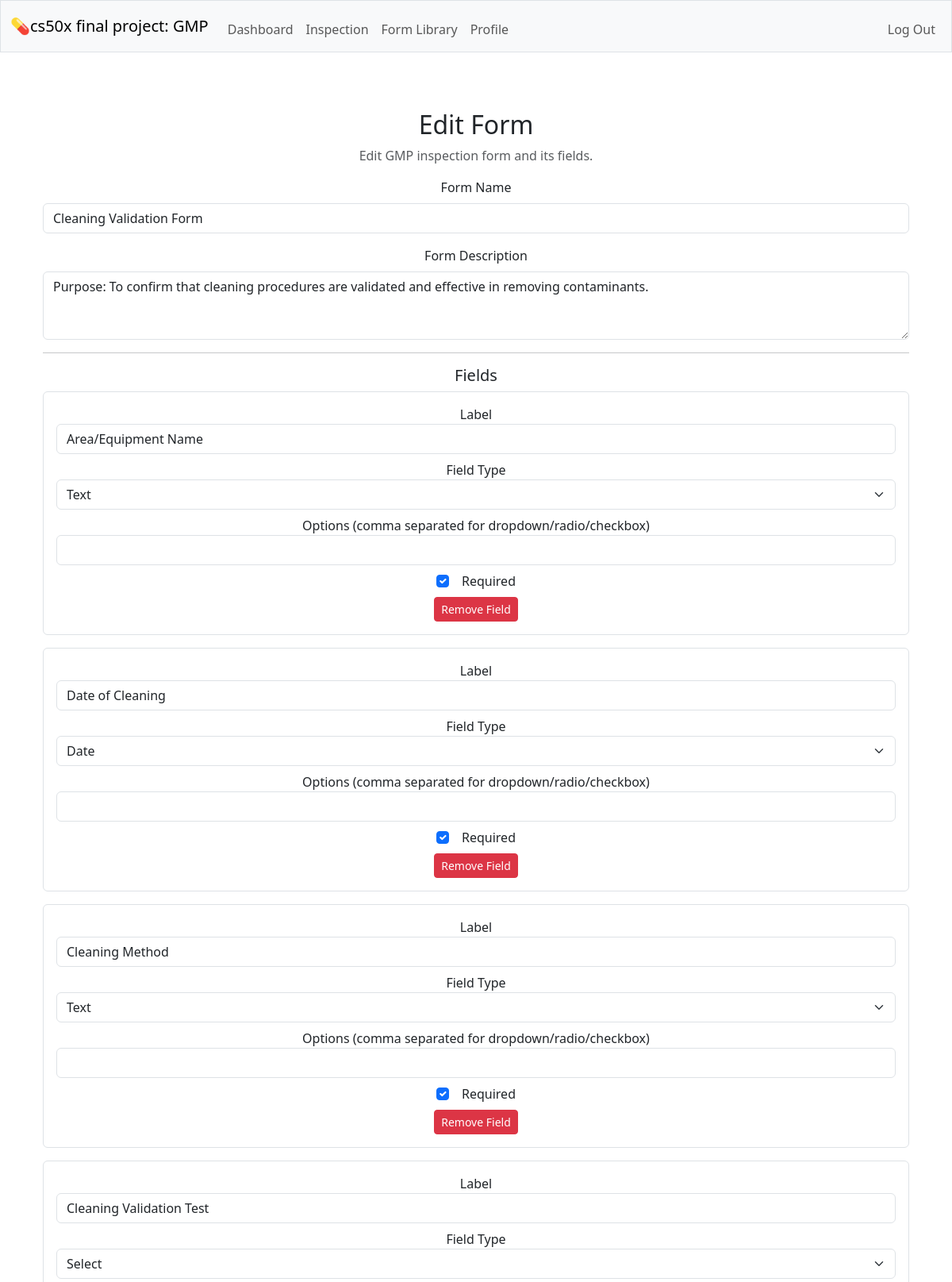
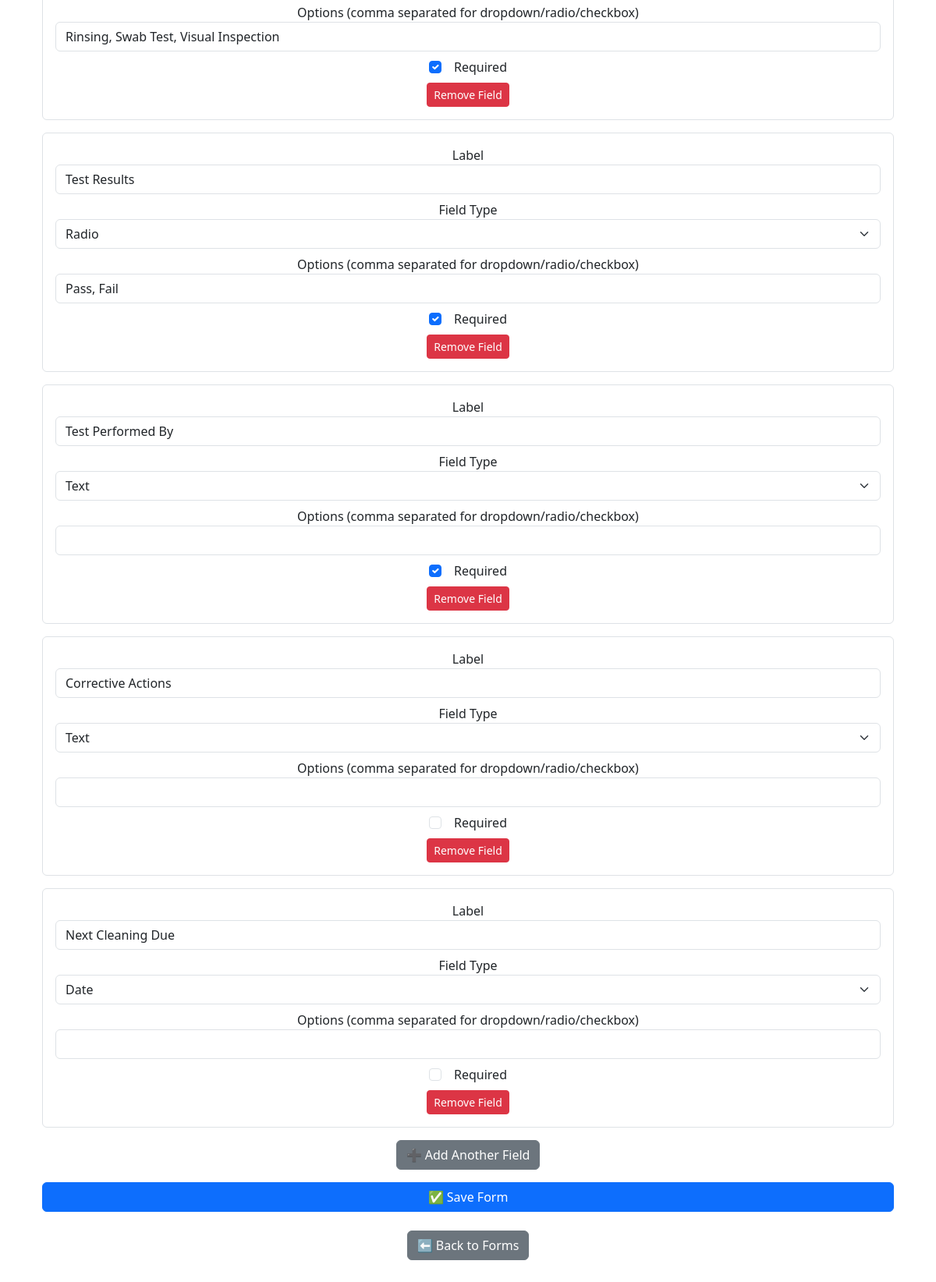
The app's page /forms_show/20/edit (signed in) with its own data (2 pictures, top to bottom).
### tables this page shows
CREATE TABLE forms (id INTEGER PRIMARY KEY AUTOINCREMENT NOT NULL, name TEXT NOT NULL UNIQUE, description TEXT NOT NULL, created_by INTEGER NOT NULL, FOREIGN KEY (created_by) REFERENCES users(id) );

CREATE TABLE form_fields (id INTEGER PRIMARY KEY AUTOINCREMENT NOT NULL, form_id INTEGER NOT NULL, label TEXT NOT NULL, field_type TEXT NOT NULL,  options TEXT, required BOOLEAN NOT NULL DEFAULT 1, display_order INTEGER DEFAULT 0,  FOREIGN KEY (form_id) REFERENCES forms(id) );

### app.py (the view)
@app.route("/forms_show/<int:form_id>/edit", methods=["GET", "POST"])
@login_required
def edit_form(form_id):
    if request.method == "POST":
        name = request.form.get("name")
        description = request.form.get("description")
        db.execute("UPDATE forms SET name = ?, description = ? WHERE id = ?",
                   name, description, form_id)
        rows = db.execute("SELECT 1 FROM inspections WHERE form_id = ? LIMIT 1", form_id)
        if rows:
            flash("Cannot edit this form because it is already used in inspections.", "danger")
            return redirect("/")
        db.execute("DELETE FROM form_fields WHERE form_id = ?", form_id)
        fields = request.form.getlist("field_label")
        field_types = request.form.getlist("field_type")
        field_options = request.form.getlist("field_options")
        field_required = request.form.getlist("field_required")
        for i in range(len(fields)):
            field_label = fields[i]
            field_type = field_types[i]
            field_option = field_options[i] if field_type in ["select", "radio", "checkbox", "dropdown"] else None
            required = 1 if str(i) in field_required else 0
            db.execute("""INSERT INTO form_fields
                          (form_id, label, field_type, options, required, display_order)
                          VALUES (?, ?, ?, ?, ?, ?)""",
                       form_id, field_label, field_type, field_option, required, i+1)
        flash("Form updated successfully!")
        return redirect("/forms_show")
    else:
        form = db.execute("SELECT * FROM forms WHERE id = ?", form_id)[0]
        fields = db.execute("SELECT * FROM form_fields WHERE form_id = ? ORDER BY display_order", form_id)
        return render_template("form_edit.html", form=form, fields=fields)

### helpers.py (called while the page is built)
def login_required(f):
    @wraps(f)
    def decorated_function(*args, **kwargs):
        if session.get("user_id") is None:
            return redirect("/login")
        return f(*args, **kwargs)
    return decorated_function

### templates/form_edit.html (shortened to what this page needs)
{% extends "layout.html" %}
{% block main %}
<div class="container mt-4">
    <h2>Edit Form</h2>
    <p class="text-muted">Edit GMP inspection form and its fields.</p>
    <form action="/forms_show/{{ form['id'] }}/edit" method="post">
        <div class="mb-3">
            <label for="name" class="form-label">Form Name</label>
            <input type="text" class="form-control" name="name" value="{{ form['name'] }}" required>
        </div>
        <div class="mb-3">
            <label for="description" class="form-label">Form Description</label>
            <textarea class="form-control" name="description" rows="3" required>{{ form['description'] }}</textarea>
        </div>
        <hr>
        <h5>Fields</h5>
        <div id="fields">
            {% for field in fields %}
            <div class="field-group border rounded p-3 mb-3">
                <div class="mb-2">
                    <label>Label</label>
                    <input type="text" name="field_label" class="form-control" value="{{ field['label'] }}" required>
                </div>
                <div class="mb-2">
                    <label>Field Type</label>
                    <select name="field_type" class="form-select" required>
                        {% for option in ['text', 'textarea', 'select', 'radio', 'checkbox', 'number', 'date'] %}
                        <option value="{{ option }}" {% if field['field_type'] == option %}selected{% endif %}>{{ option.capitalize() }}</option>
                        {% endfor %}
                    </select>
                </div>
                <div class="mb-2">
                    <label>Options (comma separated for dropdown/radio/checkbox)</label>
                    <input type="text" name="field_options" class="form-control" value="{{ field['options'] or '' }}">
                </div>
                <div class="form-check">
                    <input class="form-check-input" type="checkbox" name="field_required" value="1" {% if field['required'] %}checked{% endif %}>
                    <label class="form-check-label">Required</label>
                </div>
                <button type="button" class="btn btn-danger btn-sm mt-2 remove-field">Remove Field</button>
            </div>
            {% endfor %}
        </div>
        <button type="button" class="btn btn-secondary mb-3" id="addField">➕ Add Another Field</button>
        <div class="d-grid">
            <button type="submit" class="btn btn-primary">✅ Save Form</button>
        </div>
        <div class="mt-4">
            <a href="/forms_show" class="btn btn-secondary">⬅ Back to Forms</a>
        </div>
    </form>
</div>
{% endblock %}

### static/styles.css (style rules this page uses)
.form-check { width: 100%; margin: 0 auto; display: flex; align-items: center; justify-content: center; gap: 1rem; }
.form-check-label { margin: 0; text-align: center; }
.form-check-input { margin: 0; }

### records on screen
forms: name "Cleaning Validation Form", description "Purpose: To confirm that cleaning procedures are validated and effective in removing contaminants."
form_fields: field_label "Area/Equipment Name", field_type "Text", required "☑"
form_fields: field_label "Date of Cleaning", field_type "Date", required "☑"
form_fields: field_label "Cleaning Method", field_type "Text", required "☑"
form_fields: field_label "Cleaning Validation Test", field_type "Select", field_options "Rinsing, Swab Test, Visual Inspection", required "☑"
form_fields: field_label "Test Results", field_type "Radio", field_options "Pass, Fail", required "☑"
form_fields: field_label "Test Performed By", field_type "Text", required "☑"
form_fields: field_label "Corrective Actions", field_type "Text"
form_fields: field_label "Next Cleaning Due", field_type "Date"
